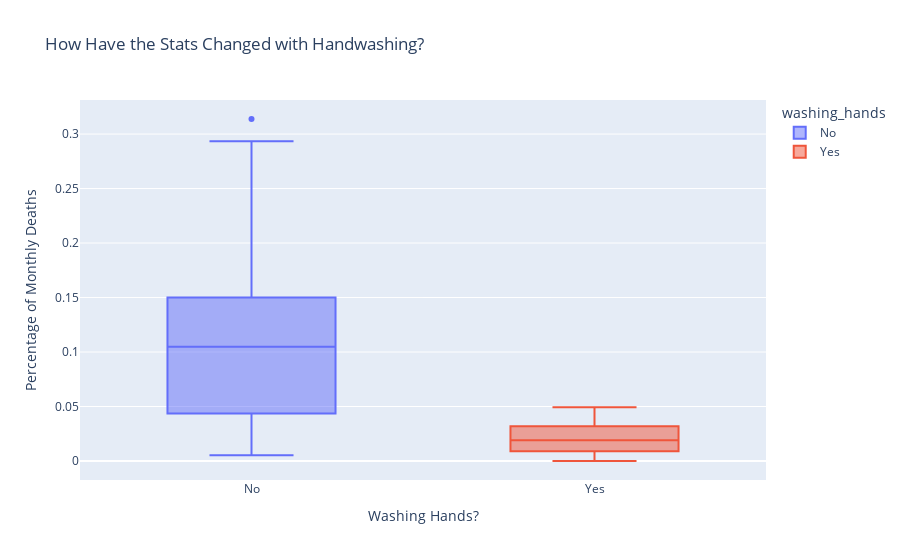

Source (notebook cell):
### Code cell
# Then use plotly to create box plot of the data before and after handwashing.

box = px.box(df_monthly, 
             x = 'washing_hands', 
             y = 'pct_deaths',
             color = 'washing_hands',
             title = 'How Have the Stats Changed with Handwashing?')
 
box.update_layout(xaxis_title = 'Washing Hands?',
                  yaxis_title = 'Percentage of Monthly Deaths',)
 
box.show()

### Figure 1 — Plotly figure (JSON) as saved in the notebook; plotly's stock layout.template omitted (floating-point values rounded to 4 significant figures)
{"data": [{"alignmentgroup": "True", "hovertemplate": "washing_hands=%{x}<br>pct_deaths=%{y}<extra></extra>", "legendgroup": "No", "marker": {"color": "#636efa"}, "name": "No", "notched": false, "offsetgroup": "No", "orientation": "v", "showlegend": true, "type": "box", "x": ["No", "No", "No", "No", "No", "No", "No", "No", "No", "No", "No", "No", "No", "No", "No", "No", "No", "No", "No", "No", "No", "No", "No", "No", "No", "No", "No", "No", "No", "No", "No", "No", "No", "No", "No", "No", "No", "No", "No", "No", "No", "No", "No", "No", "No", "No", "No", "No", "No", "No", "No", "No", "No", "No", "No", "No", "No", "No", "No", "No", "No", "No", "No", "No", "No", "No", "No", "No", "No", "No", "No", "No", "No", "No", "No", "No", "No"], "x0": " ", "xaxis": "x", "y": [0.1457, 0.07531, 0.04332, 0.01569, 0.007843, 0.05, 0.08421, 0.01351, 0.01878, 0.1102, 0.2255, 0.2085, 0.1222, 0.1023, 0.1074, 0.03226, 0.06593, 0.2078, 0.2546, 0.1839, 0.2934, 0.2297, 0.3138, 0.1912, 0.1597, 0.1241, 0.1193, 0.06098, 0.04082, 0.005236, 0.01554, 0.02262, 0.176, 0.07143, 0.08051, 0.1516, 0.1128, 0.1703, 0.1731, 0.05833, 0.02679, 0.04369, 0.0632, 0.01224, 0.03226, 0.1102, 0.1055, 0.07591, 0.04745, 0.04452, 0.04231, 0.04392, 0.07143, 0.06122, 0.03586, 0.1055, 0.1484, 0.1094, 0.1049, 0.1339, 0.1809, 0.1543, 0.1897, 0.1344, 0.1015, 0.131, 0.1806, 0.1439, 0.1496, 0.1077, 0.05369, 0.03215, 0.01923, 0.03607, 0.1827, 0.1224, 0.02239], "y0": " ", "yaxis": "y"}, {"alignmentgroup": "True", "hovertemplate": "washing_hands=%{x}<br>pct_deaths=%{y}<extra></extra>", "legendgroup": "Yes", "marker": {"color": "#EF553B"}, "name": "Yes", "notched": false, "offsetgroup": "Yes", "orientation": "v", "showlegend": true, "type": "box", "x": ["Yes", "Yes", "Yes", "Yes", "Yes", "Yes", "Yes", "Yes", "Yes", "Yes", "Yes", "Yes", "Yes", "Yes", "Yes", "Yes", "Yes", "Yes", "Yes", "Yes", "Yes"], "x0": " ", "xaxis": "x", "y": [0.012, 0.01894, 0.0458, 0.03957, 0.04472, 0.0293, 0.03534, 0.006873, 0, 0.006557, 0.009585, 0.01136, 0.003717, 0, 0.009615, 0.02341, 0.02903, 0.0134, 0.02233, 0.03085, 0.04926], "y0": " ", "yaxis": "y"}], "layout": {"autosize": true, "boxmode": "overlay", "legend": {"title": {"text": "washing_hands"}, "tracegroupgap": 0}, "title": {"text": "How Have the Stats Changed with Handwashing?"}, "xaxis": {"anchor": "y", "autorange": true, "categoryarray": ["No", "Yes"], "categoryorder": "array", "domain": [0, 1], "range": [-0.5, 1.5], "title": {"text": "Washing Hands?"}, "type": "category"}, "yaxis": {"anchor": "x", "autorange": true, "domain": [0, 1], "range": [-0.01743, 0.3312], "title": {"text": "Percentage of Monthly Deaths"}, "type": "linear"}}}
